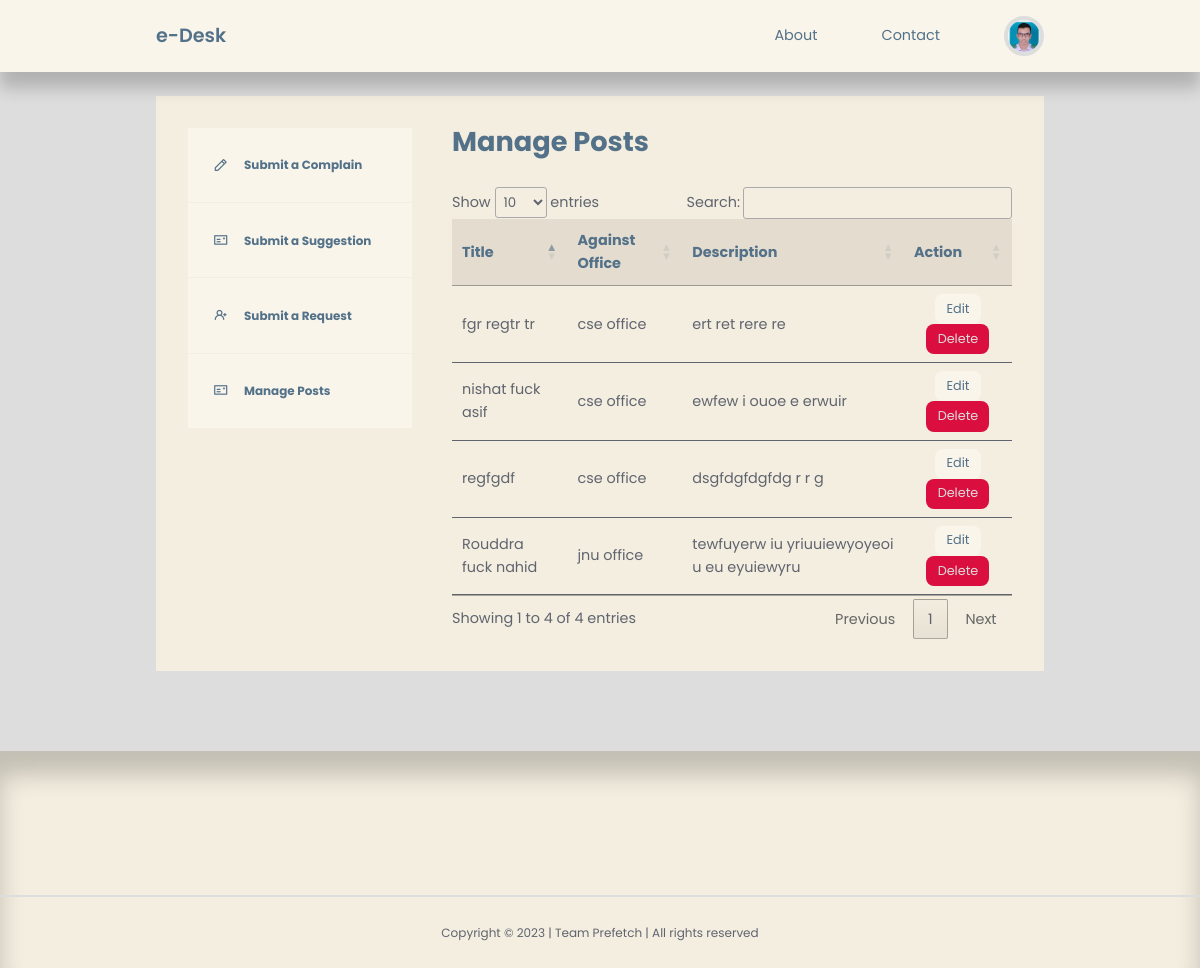
The app's page /user/user-dashboard.php (signed in) with its own data.
### tables this page shows
CREATE TABLE `usermanagement` (
  `id` int(10) NOT NULL,
  `firstname` varchar(255) NOT NULL,
  `lastname` varchar(255) NOT NULL,
  `userid` varchar(255) NOT NULL,
  `email` varchar(255) NOT NULL,
  `password` varchar(255) NOT NULL,
  `picture` varchar(255) NOT NULL,
  `stat` varchar(255) NOT NULL
);

CREATE TABLE `post` (
  `id` int(20) NOT NULL,
  `title` varchar(255) NOT NULL,
  `body` mediumtext NOT NULL,
  `picture` varchar(255) NOT NULL,
  `office_id` int(20) NOT NULL,
  `author_id` int(20) NOT NULL,
  `user_id` int(20) NOT NULL,
  `type` varchar(255) NOT NULL,
  `date_time` timestamp NOT NULL DEFAULT current_timestamp()
);

CREATE TABLE `adminaddoffice` (
  `id` int(20) NOT NULL,
  `title` varchar(255) NOT NULL,
  `description` varchar(255) NOT NULL
);

### user/user-dashboard.php (the view, shortened to what this page needs)
<?php
include 'partials/header.php';
$current_user_id = $_SESSION['user-id'];
$query = "SELECT id, title, office_id, body FROM post WHERE user_id=$current_user_id ORDER BY id DESC";
$posts = mysqli_query($connection, $query);
?>
<section class="dashboard">
    <div class="container dashboard__container">
        <aside>
            <ul>
                <li>
                    <a href="user-complain.php"><i class="uil uil-pen"></i>
                        <h5>Submit a Complain</h5>
                    </a>
                </li>
                <li>
                    <a href="user-suggestion.php"><i class="uil uil-postcard"></i>
                        <h5>Submit a Suggestion</h5>
                    </a>
                </li>
                <li>
                    <a href="user-request.php"><i class="uil uil-user-plus"></i>
                        <h5>Submit a Request</h5>
                    </a>
                </li>
                <li>
                    <a href="user-dashboard.php"><i class="uil uil-postcard"></i>
                        <h5>Manage Posts</h5>
                    </a>
                </li>
            </ul>
        </aside>
        <main>
            <h2>Manage Posts</h2>
            <table id='table'>
                <thead>
                    <tr align='center'>
                        <th>Title</th>
                        <th>Against Office</th>
                        <th>Description</th>
                        <th>Action</th>
                    </tr>
                </thead>
                <tbody>
                    <?php while ($post = mysqli_fetch_assoc($posts)): ?>
                        <?php
                        $category_id = $post['office_id'];
                        $category_query = "SELECT title FROM adminaddoffice WHERE id=$category_id";
                        $category_result = mysqli_query($connection, $category_query);
                        $category = mysqli_fetch_assoc($category_result);
                        ?>
                        <tr>
                            <td>
                                <?= $post['title'] ?>
                            </td>
                            <td>
                                <?= $category['title'] ?>
                            </td>
                            <td>
                                <?= $post['body'] ?>
                            </td>
                            <td align="center"><a href="<?= ROOT_URL ?>user/user-edit-post.php?id=<?= $post['id'] ?>"
                                    class="btn sm">Edit</a> <a
                                    href="<?= ROOT_URL ?>admin/delete-post.php?id=<?= $post['id'] ?>"
                                    class="btn sm danger">Delete</a></td>
                        </tr>
                    <?php endwhile ?>
                </tbody>
            </table>
        </main>
    </div>
</section>
<?php
include '../partials/footer.php';
?>

### user/partials/header.php (shortened to what this page needs)
<?php
require 'config/database.php';
if (isset($_SESSION['user-id'])) {
    $id = filter_var($_SESSION['user-id'], FILTER_SANITIZE_NUMBER_INT);
    $query = "SELECT picture FROM usermanagement WHERE id=$id";
    $result = mysqli_query($connection, $query);
    $picture = mysqli_fetch_assoc($result);
}
?>
<!DOCTYPE html>
<html lang="en">
<head>
    <link rel="stylesheet" href="<?= ROOT_URL ?>css/style.css">
    <link rel="stylesheet" href="https://unicons.iconscout.com/release/v4.0.0/css/line.css">
    <link rel="stylesheet" type="text/css" href="https://cdn.datatables.net/1.13.4/css/jquery.dataTables.css" />
</head>
<body>
    <nav>
        <div class="container nav__container">
            <a href="<?= ROOT_URL ?>user/user-index.php" class="nav__logo">e-Desk</a>
            <ul class="nav__items">
                <li><a href="<?= ROOT_URL ?>about.php">About</a></li>
                <li><a href="<?= ROOT_URL ?>contact.php">Contact</a></li>
                <?php if (isset($_SESSION['user-id'])): ?>
                    <li class="nav__profile">
                        <div class="avatar">
                            <img src="<?= ROOT_URL . 'images/' . $picture['picture'] ?>">
                        </div>
                    </li>
                <?php else: ?>
                    <li><a href="<?= ROOT_URL ?>signin.php">SignIn</a></li>
                <?php endif ?>
            </ul>
        </div>
    </nav>

### partials/footer.php (shortened to what this page needs)
<footer>
    <div class="footer__copyright">
        <small>Copyright &copy; 2023 | Team Prefetch | All rights reserved</small>
    </div>
</footer>
</body>
</html>

### css/style.css (style rules this page uses)
:root { --color-primary: #F9F5EB; --color-primary-light: #9BA4B5; --color-primary-variant: #5854c7; --color-red: #da0f3f; --color-red-light: hsl(346, 87%, 46%, 15%); --color-green: #00c476; --color-green-light: hsl(156, 100%, 38%, 15%); --color-gray-900: #F4EEE0; --color-gray-700: #E4DCCF; --color-gray-300: rgba(242, 242, 254, 0.3); --color-gray-200: rgba(33, 42, 62, 0.7); --color-white: #537188; --color-bg: #ddd; --transition: all 300ms ease; --container-width-lg: 74%; --container-width-md: 88%; --form-width: 40%; --card-border-radius-1: 0.3rem; --card-border-radius-2: 0.5rem; --card-border-radius-3: 0.8rem; --card-border-radius-4: 2rem; --card-border-radius-5: 5rem; }
* { margin: 0; padding: 0; outline: 0; border: 0; appearance: 0; list-style: none; text-decoration: none; box-sizing: border-box; font-family: 'Poppins', sans-serif; }
body { line-height: 1.6; color: var(--color-gray-200); overflow-x: hidden; background: var(--color-bg); font-size: 0.9rem; }
.container { width: var(--container-width-lg); max-width: 1800px; margin-inline: auto; }
section { margin-top: 3rem; width: 100vw; }
h1, h2, h3, h4, h5 { color: var(--color-white); line-height: 1.3; }
h2 { font-size: 1.7rem; margin: 1rem 0; }
a { color: var(--color-white); transition: var(--transition); }
img { display: block; width: 100%; object-fit: cover; }
nav { background: var(--color-primary); width: 100vw; height: 4.5rem; position: fixed; top: 0; z-index: 10; box-shadow: 0 1rem 1rem rgba(0, 0, 0, 0.2); }
.nav__container { height: 100%; display: flex; align-items: center; justify-content: space-between; }
.avatar { width: 2.5rem; height: 2.5rem; border-radius: 50%; overflow: hidden; border: 0.3rem solid var(--color-bg); }
.nav__logo { font-weight: 600; font-size: 1.2rem; }
.nav__items { display: flex; align-items: center; gap: 4rem; }
.nav__profile { position: relative; cursor: pointer; }
footer { background: var(--color-gray-900); padding: 5rem 0 0; box-shadow: inset 0 1.5rem 1.5rem rgba(0, 0, 0, 0.2); }
.footer__copyright { text-align: center; padding: 1.5rem 0; border-top: 2px solid var(--color-bg); margin-top: 4rem; }
.btn { display: inline-block; width: fit-content; padding: 0.6rem 1.2rem; background-color: var(--color-primary); border-radius: var(--card-border-radius-2); cursor: pointer; transition: var(--transition); color: var(--color-white); }
.btn.sm { padding: 0.3rem 0.7rem; font-size: 0.8rem; }
.btn.danger { background: var(--color-red); color: var(--color-bg); }
.dashboard { margin-top: 6rem; }
.dashboard__container { display: grid; grid-template-columns: 14rem auto; gap: 1rem; background: var(--color-gray-900); padding: 2rem; margin-bottom: 5rem; }
.dashboard aside a { background-color: var(--color-primary); display: flex; gap: 1rem; align-items: center; padding: 1.6rem; }
.dashboard aside ul li:not(:last-child) a { border-bottom: 1px solid var(--color-gray-900); }
.dashboard main { margin-left: 1.5rem; }
.dashboard main h2 { margin: 0 0 2rem 0; line-height: 1; }
.dashboard main table { width: 100%; text-align: left; }
.dashboard main table th { background: var(--color-gray-700); padding: 0.8rem; color: var(--color-white); }
.dashboard main table td { padding: 0.8rem; border-bottom: 1px solid var(--color-gray-200); }

### records on screen
usermanagement: picture (picture)
post: title "fgr regtr tr", adminaddoffice.title "cse office", body "ert ret rere re"
post: title "regfgdf", adminaddoffice.title "cse office", body "dsgfdgfdgfdg r r g"
post: title "nishat fuck asif", adminaddoffice.title "cse office", body "ewfew i ouoe e erwuir"
post: title "Rouddra fuck nahid", adminaddoffice.title "jnu office", body "tewfuyerw iu yriuuiewyoyeoi u eu eyuiewyru"
